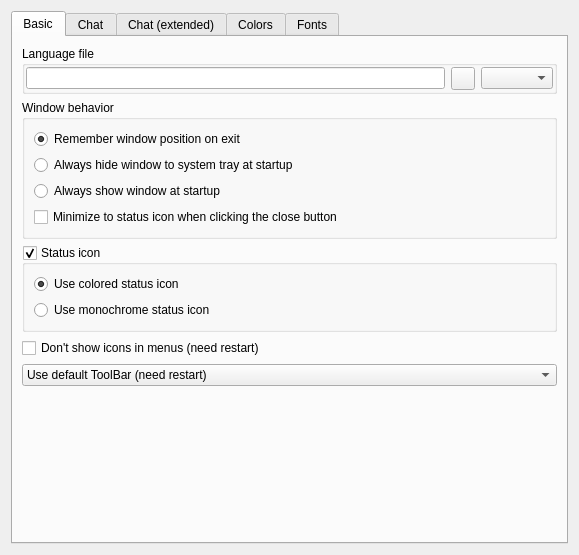
<?xml version="1.0" encoding="UTF-8"?>
<ui version="4.0">
 <class>UISettingsGUI</class>
 <widget class="QWidget" name="UISettingsGUI">
  <property name="geometry">
   <rect>
    <x>0</x>
    <y>0</y>
    <width>579</width>
    <height>555</height>
   </rect>
  </property>
  <property name="windowTitle">
   <string notr="true"/>
  </property>
  <layout class="QGridLayout" name="gridLayout">
   <item row="0" column="0">
    <widget class="QTabWidget" name="tabWidget">
     <property name="currentIndex">
      <number>0</number>
     </property>
     <widget class="QWidget" name="tab_2">
      <attribute name="title">
       <string>Basic</string>
      </attribute>
      <layout class="QVBoxLayout" name="verticalLayout_4">
       <item>
        <widget class="QGroupBox" name="groupBox_2">
         <property name="title">
          <string>Language file</string>
         </property>
         <layout class="QGridLayout" name="gridLayout_6">
          <property name="margin">
           <number>1</number>
          </property>
          <item row="0" column="0">
           <widget class="LineEdit" name="lineEdit_LANGFILE"/>
          </item>
          <item row="0" column="1">
           <widget class="QToolButton" name="toolButton_LANGBROWSE">
            <property name="text">
             <string/>
            </property>
           </widget>
          </item>
          <item row="0" column="2">
           <widget class="QComboBox" name="comboBox_LANGS"/>
          </item>
         </layout>
        </widget>
       </item>
       <item>
        <widget class="QGroupBox" name="groupBox_WINDOW">
         <property name="title">
          <string>Window behavior</string>
         </property>
         <layout class="QVBoxLayout" name="verticalLayout">
          <item>
           <widget class="QRadioButton" name="radioButton_REMEMBER">
            <property name="text">
             <string>Remember window position on exit</string>
            </property>
            <property name="checked">
             <bool>true</bool>
            </property>
           </widget>
          </item>
          <item>
           <widget class="QRadioButton" name="radioButton_HIDE">
            <property name="text">
             <string>Always hide window to system tray at startup</string>
            </property>
           </widget>
          </item>
          <item>
           <widget class="QRadioButton" name="radioButton_SHOW">
            <property name="text">
             <string>Always show window at startup</string>
            </property>
           </widget>
          </item>
          <item>
           <widget class="QCheckBox" name="checkBox_MINIMIZE_ON_CLOSE">
            <property name="text">
             <string>Minimize to status icon when clicking the close button</string>
            </property>
           </widget>
          </item>
         </layout>
        </widget>
       </item>
       <item>
        <widget class="QGroupBox" name="groupBox_TRAY">
         <property name="title">
          <string>Status icon</string>
         </property>
         <property name="checkable">
          <bool>true</bool>
         </property>
         <layout class="QVBoxLayout" name="verticalLayout_TRAY_ICON">
          <item>
           <widget class="QRadioButton" name="radioButton_TRAY_COLORED">
            <property name="text">
             <string>Use colored status icon</string>
            </property>
            <property name="checked">
             <bool>true</bool>
            </property>
           </widget>
          </item>
          <item>
           <widget class="QRadioButton" name="radioButton_TRAY_MONOCHROME">
            <property name="text">
             <string>Use monochrome status icon</string>
            </property>
           </widget>
          </item>
         </layout>
        </widget>
       </item>
       <item>
        <widget class="QCheckBox" name="checkBox_HIDE_ICONS_IN_MENU">
         <property name="text">
          <string>Don't show icons in menus (need restart)</string>
         </property>
        </widget>
       </item>
       <item>
        <widget class="QComboBox" name="comboBox_TABBAR">
         <item>
          <property name="text">
           <string>Use default ToolBar (need restart)</string>
          </property>
         </item>
         <item>
          <property name="text">
           <string>Use multi-line ToolBar (need restart)</string>
          </property>
         </item>
         <item>
          <property name="text">
           <string>Use SideBar instead of ToolBar (need restart)</string>
          </property>
         </item>
        </widget>
       </item>
       <item>
        <spacer name="verticalSpacer">
         <property name="orientation">
          <enum>Qt::Vertical</enum>
         </property>
         <property name="sizeHint" stdset="0">
          <size>
           <width>20</width>
           <height>40</height>
          </size>
         </property>
        </spacer>
       </item>
      </layout>
     </widget>
     <widget class="QWidget" name="tab">
      <attribute name="title">
       <string>Chat</string>
      </attribute>
      <layout class="QVBoxLayout" name="verticalLayout_2">
       <item>
        <widget class="QCheckBox" name="checkBox_CHATJOINS">
         <property name="text">
          <string>Show joins</string>
         </property>
        </widget>
       </item>
       <item>
        <widget class="QCheckBox" name="checkBox_JOINSFAV">
         <property name="enabled">
          <bool>false</bool>
         </property>
         <property name="text">
          <string>Show joins only for favorite users</string>
         </property>
        </widget>
       </item>
       <item>
        <widget class="QCheckBox" name="checkBox_CHATHIDDEN">
         <property name="text">
          <string>Show hidden users</string>
         </property>
        </widget>
       </item>
       <item>
        <widget class="QCheckBox" name="checkBox_IGNOREPMHUB">
         <property name="text">
          <string>Ignore private messages from Hub</string>
         </property>
        </widget>
       </item>
       <item>
        <widget class="QCheckBox" name="checkBox_IGNOREPMBOT">
         <property name="text">
          <string>Ignore private messages from Bot</string>
         </property>
        </widget>
       </item>
       <item>
        <widget class="QCheckBox" name="checkBox_REDIRECTPMBOT">
         <property name="text">
          <string>Redirect messages from Bot to the main chat</string>
         </property>
        </widget>
       </item>
       <item>
        <widget class="QCheckBox" name="checkBox_REDIRECT_UNREAD">
         <property name="text">
          <string>Redirect new personal messages to the main chat</string>
         </property>
        </widget>
       </item>
       <item>
        <widget class="QCheckBox" name="checkBox_KEEPFOCUS">
         <property name="text">
          <string>Do not change focus on new incoming private messages</string>
         </property>
         <property name="autoExclusive">
          <bool>false</bool>
         </property>
        </widget>
       </item>
       <item>
        <widget class="QCheckBox" name="checkBox_UNREADEN_DRAW_LINE">
         <property name="text">
          <string>Use separator for unread messages in the chat</string>
         </property>
        </widget>
       </item>
       <item>
        <widget class="QCheckBox" name="checkBox_ROTATING">
         <property name="text">
          <string>Filter kick-messages from the chat</string>
         </property>
        </widget>
       </item>
       <item>
        <widget class="QCheckBox" name="checkBox_USE_CTRL_ENTER">
         <property name="text">
          <string>Use Ctrl+Enter to send messages</string>
         </property>
         <property name="autoExclusive">
          <bool>false</bool>
         </property>
        </widget>
       </item>
       <item>
        <widget class="QCheckBox" name="checkBox_EMOT">
         <property name="text">
          <string>Enable emoticons</string>
         </property>
        </widget>
       </item>
       <item>
        <widget class="QCheckBox" name="checkBox_EMOTFORCE">
         <property name="toolTip">
          <string>If checked, you'll see emoticons even in the middle of words.
If unchecked, you'll see emoticons only if they are isolated
from other words by spaces.</string>
         </property>
         <property name="text">
          <string>Force emoticon parsing</string>
         </property>
        </widget>
       </item>
       <item>
        <widget class="QCheckBox" name="checkBox_SMILEPANEL">
         <property name="text">
          <string>Use emoticons panel</string>
         </property>
        </widget>
       </item>
       <item>
        <widget class="QCheckBox" name="checkBox_HIDESMILEPANEL">
         <property name="text">
          <string>Autohide emoticons panel</string>
         </property>
        </widget>
       </item>
       <item>
        <spacer name="verticalSpacer_2">
         <property name="orientation">
          <enum>Qt::Vertical</enum>
         </property>
         <property name="sizeHint" stdset="0">
          <size>
           <width>20</width>
           <height>40</height>
          </size>
         </property>
        </spacer>
       </item>
      </layout>
     </widget>
     <widget class="QWidget" name="tab_5">
      <attribute name="title">
       <string>Chat (extended)</string>
      </attribute>
      <layout class="QVBoxLayout" name="verticalLayout_5">
       <item>
        <layout class="QGridLayout" name="gridLayout_8">
         <item row="0" column="0">
          <widget class="QLabel" name="label_8">
           <property name="sizePolicy">
            <sizepolicy hsizetype="Expanding" vsizetype="Preferred">
             <horstretch>0</horstretch>
             <verstretch>0</verstretch>
            </sizepolicy>
           </property>
           <property name="text">
            <string>Double click action</string>
           </property>
           <property name="alignment">
            <set>Qt::AlignRight|Qt::AlignTrailing|Qt::AlignVCenter</set>
           </property>
           <property name="wordWrap">
            <bool>true</bool>
           </property>
          </widget>
         </item>
         <item row="0" column="1">
          <widget class="QComboBox" name="comboBox_DBL_CLICK">
           <item>
            <property name="text">
             <string>Insert nick into input widget</string>
            </property>
           </item>
           <item>
            <property name="text">
             <string>Get file list</string>
            </property>
           </item>
           <item>
            <property name="text">
             <string>Private message</string>
            </property>
           </item>
          </widget>
         </item>
         <item row="1" column="1">
          <widget class="QComboBox" name="comboBox_MDL_CLICK">
           <item>
            <property name="text">
             <string>Insert nick into input widget</string>
            </property>
           </item>
           <item>
            <property name="text">
             <string>Get file list</string>
            </property>
           </item>
           <item>
            <property name="text">
             <string>Private message</string>
            </property>
           </item>
          </widget>
         </item>
         <item row="3" column="0">
          <widget class="QLabel" name="label_10">
           <property name="sizePolicy">
            <sizepolicy hsizetype="Expanding" vsizetype="Preferred">
             <horstretch>0</horstretch>
             <verstretch>0</verstretch>
            </sizepolicy>
           </property>
           <property name="toolTip">
            <string>Show kibibyte (KiB) or kilobyte (KB), etc.</string>
           </property>
           <property name="text">
            <string>Application unit base</string>
           </property>
           <property name="alignment">
            <set>Qt::AlignRight|Qt::AlignTrailing|Qt::AlignVCenter</set>
           </property>
           <property name="wordWrap">
            <bool>true</bool>
           </property>
          </widget>
         </item>
         <item row="3" column="1">
          <widget class="QComboBox" name="comboBox_APP_UNIT_BASE">
           <property name="currentText" stdset="0">
            <string notr="true">IEC</string>
           </property>
           <item>
            <property name="text">
             <string notr="true">IEC</string>
            </property>
           </item>
           <item>
            <property name="text">
             <string notr="true">JEDEC</string>
            </property>
           </item>
           <item>
            <property name="text">
             <string>Metric</string>
            </property>
           </item>
          </widget>
         </item>
         <item row="4" column="0">
          <widget class="QLabel" name="label_11">
           <property name="sizePolicy">
            <sizepolicy hsizetype="Expanding" vsizetype="Preferred">
             <horstretch>0</horstretch>
             <verstretch>0</verstretch>
            </sizepolicy>
           </property>
           <property name="toolTip">
            <string>&lt;html&gt;&lt;head/&gt;&lt;body&gt;&lt;p&gt;These expressions may be used for the time:&lt;/p&gt;&lt;table border=&quot;0&quot; style=&quot; margin-top:0px; margin-bottom:0px; margin-left:0px; margin-right:0px;&quot; cellspacing=&quot;2&quot; cellpadding=&quot;0&quot;&gt;&lt;thead&gt;&lt;tr&gt;&lt;td&gt;&lt;p align=&quot;center&quot;&gt;&lt;span style=&quot; font-weight:600;&quot;&gt;Expression&lt;/span&gt;&lt;/p&gt;&lt;/td&gt;&lt;td&gt;&lt;p align=&quot;center&quot;&gt;&lt;span style=&quot; font-weight:600;&quot;&gt;Output&lt;/span&gt;&lt;/p&gt;&lt;/td&gt;&lt;/tr&gt;&lt;/thead&gt;&lt;tr&gt;&lt;td style=&quot; vertical-align:top;&quot;&gt;&lt;p&gt;h&lt;/p&gt;&lt;/td&gt;&lt;td style=&quot; vertical-align:top;&quot;&gt;&lt;p&gt;the hour without a leading zero (0 to 23 or 1 to 12 if AM/PM display)&lt;/p&gt;&lt;/td&gt;&lt;/tr&gt;&lt;tr&gt;&lt;td style=&quot; vertical-align:top;&quot;&gt;&lt;p&gt;hh&lt;/p&gt;&lt;/td&gt;&lt;td style=&quot; vertical-align:top;&quot;&gt;&lt;p&gt;the hour with a leading zero (00 to 23 or 01 to 12 if AM/PM display)&lt;/p&gt;&lt;/td&gt;&lt;/tr&gt;&lt;tr&gt;&lt;td style=&quot; vertical-align:top;&quot;&gt;&lt;p&gt;H&lt;/p&gt;&lt;/td&gt;&lt;td style=&quot; vertical-align:top;&quot;&gt;&lt;p&gt;the hour without a leading zero (0 to 23, even with AM/PM display)&lt;/p&gt;&lt;/td&gt;&lt;/tr&gt;&lt;tr&gt;&lt;td style=&quot; vertical-align:top;&quot;&gt;&lt;p&gt;HH&lt;/p&gt;&lt;/td&gt;&lt;td style=&quot; vertical-align:top;&quot;&gt;&lt;p&gt;the hour with a leading zero (00 to 23, even with AM/PM display)&lt;/p&gt;&lt;/td&gt;&lt;/tr&gt;&lt;tr&gt;&lt;td style=&quot; vertical-align:top;&quot;&gt;&lt;p&gt;m&lt;/p&gt;&lt;/td&gt;&lt;td style=&quot; vertical-align:top;&quot;&gt;&lt;p&gt;the minute without a leading zero (0 to 59)&lt;/p&gt;&lt;/td&gt;&lt;/tr&gt;&lt;tr&gt;&lt;td style=&quot; vertical-align:top;&quot;&gt;&lt;p&gt;mm&lt;/p&gt;&lt;/td&gt;&lt;td style=&quot; vertical-align:top;&quot;&gt;&lt;p&gt;the minute with a leading zero (00 to 59)&lt;/p&gt;&lt;/td&gt;&lt;/tr&gt;&lt;tr&gt;&lt;td style=&quot; vertical-align:top;&quot;&gt;&lt;p&gt;s&lt;/p&gt;&lt;/td&gt;&lt;td style=&quot; vertical-align:top;&quot;&gt;&lt;p&gt;the second without a leading zero (0 to 59)&lt;/p&gt;&lt;/td&gt;&lt;/tr&gt;&lt;tr&gt;&lt;td style=&quot; vertical-align:top;&quot;&gt;&lt;p&gt;ss&lt;/p&gt;&lt;/td&gt;&lt;td style=&quot; vertical-align:top;&quot;&gt;&lt;p&gt;the second with a leading zero (00 to 59)&lt;/p&gt;&lt;/td&gt;&lt;/tr&gt;&lt;tr&gt;&lt;td style=&quot; vertical-align:top;&quot;&gt;&lt;p&gt;z&lt;/p&gt;&lt;/td&gt;&lt;td style=&quot; vertical-align:top;&quot;&gt;&lt;p&gt;the milliseconds without leading zeroes (0 to 999)&lt;/p&gt;&lt;/td&gt;&lt;/tr&gt;&lt;tr&gt;&lt;td style=&quot; vertical-align:top;&quot;&gt;&lt;p&gt;zzz&lt;/p&gt;&lt;/td&gt;&lt;td style=&quot; vertical-align:top;&quot;&gt;&lt;p&gt;the milliseconds with leading zeroes (000 to 999)&lt;/p&gt;&lt;/td&gt;&lt;/tr&gt;&lt;tr&gt;&lt;td style=&quot; vertical-align:top;&quot;&gt;&lt;p&gt;AP or A&lt;/p&gt;&lt;/td&gt;&lt;td style=&quot; vertical-align:top;&quot;&gt;&lt;p&gt;use AM/PM display. &lt;span style=&quot; font-style:italic;&quot;&gt;A/AP&lt;/span&gt; will be replaced by either &amp;quot;AM&amp;quot; or &amp;quot;PM&amp;quot;.&lt;/p&gt;&lt;/td&gt;&lt;/tr&gt;&lt;tr&gt;&lt;td style=&quot; vertical-align:top;&quot;&gt;&lt;p&gt;ap or a&lt;/p&gt;&lt;/td&gt;&lt;td style=&quot; vertical-align:top;&quot;&gt;&lt;p&gt;use am/pm display. &lt;span style=&quot; font-style:italic;&quot;&gt;a/ap&lt;/span&gt; will be replaced by either &amp;quot;am&amp;quot; or &amp;quot;pm&amp;quot;.&lt;/p&gt;&lt;/td&gt;&lt;/tr&gt;&lt;tr&gt;&lt;td style=&quot; vertical-align:top;&quot;&gt;&lt;p&gt;t&lt;/p&gt;&lt;/td&gt;&lt;td style=&quot; vertical-align:top;&quot;&gt;&lt;p&gt;the timezone (for example &amp;quot;CEST&amp;quot;)&lt;/p&gt;&lt;/td&gt;&lt;/tr&gt;&lt;/table&gt;&lt;/body&gt;&lt;/html&gt;</string>
           </property>
           <property name="text">
            <string>Timestamp</string>
           </property>
           <property name="alignment">
            <set>Qt::AlignRight|Qt::AlignTrailing|Qt::AlignVCenter</set>
           </property>
           <property name="wordWrap">
            <bool>true</bool>
           </property>
          </widget>
         </item>
         <item row="1" column="0">
          <widget class="QLabel" name="label_9">
           <property name="sizePolicy">
            <sizepolicy hsizetype="Expanding" vsizetype="Preferred">
             <horstretch>0</horstretch>
             <verstretch>0</verstretch>
            </sizepolicy>
           </property>
           <property name="text">
            <string>Middle click action</string>
           </property>
           <property name="alignment">
            <set>Qt::AlignRight|Qt::AlignTrailing|Qt::AlignVCenter</set>
           </property>
           <property name="wordWrap">
            <bool>true</bool>
           </property>
          </widget>
         </item>
         <item row="2" column="0">
          <widget class="QLabel" name="label_12">
           <property name="sizePolicy">
            <sizepolicy hsizetype="Expanding" vsizetype="Preferred">
             <horstretch>0</horstretch>
             <verstretch>0</verstretch>
            </sizepolicy>
           </property>
           <property name="text">
            <string>Default action with magnet</string>
           </property>
           <property name="alignment">
            <set>Qt::AlignRight|Qt::AlignTrailing|Qt::AlignVCenter</set>
           </property>
           <property name="wordWrap">
            <bool>true</bool>
           </property>
          </widget>
         </item>
         <item row="2" column="1">
          <widget class="QComboBox" name="comboBox_DEF_MAGNET_ACTION">
           <item>
            <property name="text">
             <string>Ask</string>
            </property>
           </item>
           <item>
            <property name="text">
             <string>Search</string>
            </property>
           </item>
           <item>
            <property name="text">
             <string>Download</string>
            </property>
           </item>
          </widget>
         </item>
         <item row="4" column="1">
          <widget class="QLineEdit" name="lineEdit_TIMESTAMP">
           <property name="text">
            <string notr="true">hh:mm:ss</string>
           </property>
          </widget>
         </item>
        </layout>
       </item>
       <item>
        <layout class="QGridLayout" name="gridLayout_2">
         <item row="1" column="0">
          <widget class="QLabel" name="label">
           <property name="sizePolicy">
            <sizepolicy hsizetype="Expanding" vsizetype="Preferred">
             <horstretch>0</horstretch>
             <verstretch>0</verstretch>
            </sizepolicy>
           </property>
           <property name="text">
            <string>Remember outgoing messages (0 = don't remember)</string>
           </property>
           <property name="alignment">
            <set>Qt::AlignRight|Qt::AlignTrailing|Qt::AlignVCenter</set>
           </property>
           <property name="wordWrap">
            <bool>true</bool>
           </property>
          </widget>
         </item>
         <item row="1" column="1">
          <widget class="QSpinBox" name="spinBox_OUT_IN_HIST">
           <property name="maximum">
            <number>500</number>
           </property>
           <property name="value">
            <number>50</number>
           </property>
          </widget>
         </item>
         <item row="2" column="0">
          <widget class="QLabel" name="label_6">
           <property name="sizePolicy">
            <sizepolicy hsizetype="Expanding" vsizetype="Preferred">
             <horstretch>0</horstretch>
             <verstretch>0</verstretch>
            </sizepolicy>
           </property>
           <property name="text">
            <string>Maximum paragraphs</string>
           </property>
           <property name="alignment">
            <set>Qt::AlignRight|Qt::AlignTrailing|Qt::AlignVCenter</set>
           </property>
           <property name="wordWrap">
            <bool>true</bool>
           </property>
          </widget>
         </item>
         <item row="2" column="1">
          <widget class="QSpinBox" name="spinBox_PARAGRAPHS">
           <property name="maximum">
            <number>1000000</number>
           </property>
          </widget>
         </item>
         <item row="3" column="0">
          <widget class="QLabel" name="label_7">
           <property name="sizePolicy">
            <sizepolicy hsizetype="Expanding" vsizetype="Preferred">
             <horstretch>0</horstretch>
             <verstretch>0</verstretch>
            </sizepolicy>
           </property>
           <property name="text">
            <string>Separator in chat</string>
           </property>
           <property name="alignment">
            <set>Qt::AlignRight|Qt::AlignTrailing|Qt::AlignVCenter</set>
           </property>
           <property name="wordWrap">
            <bool>true</bool>
           </property>
          </widget>
         </item>
         <item row="3" column="1">
          <widget class="QComboBox" name="comboBox_CHAT_SEPARATOR">
           <item>
            <property name="text">
             <string notr="true">:</string>
            </property>
           </item>
           <item>
            <property name="text">
             <string notr="true">,</string>
            </property>
           </item>
          </widget>
         </item>
        </layout>
       </item>
       <item>
        <widget class="QCheckBox" name="checkBox_HIGHLIGHTFAVS">
         <property name="text">
          <string>Highlight favorite users in user list</string>
         </property>
        </widget>
       </item>
       <item>
        <widget class="QCheckBox" name="checkBox_CHAT_SHOW_IP">
         <property name="toolTip">
          <string>Depending on hub configuration: information about
them is usually available only to operators</string>
         </property>
         <property name="text">
          <string>Show ip-addresses of users in chat</string>
         </property>
        </widget>
       </item>
       <item>
        <widget class="QCheckBox" name="checkBox_CHAT_SHOW_CC">
         <property name="text">
          <string>Show country of users in chat</string>
         </property>
        </widget>
       </item>
       <item>
        <widget class="QCheckBox" name="checkBox_BB_CODE">
         <property name="text">
          <string>Parse BBCode</string>
         </property>
        </widget>
       </item>
       <item>
        <spacer name="verticalSpacer_4">
         <property name="orientation">
          <enum>Qt::Vertical</enum>
         </property>
         <property name="sizeHint" stdset="0">
          <size>
           <width>20</width>
           <height>118</height>
          </size>
         </property>
        </spacer>
       </item>
      </layout>
     </widget>
     <widget class="QWidget" name="tab_3">
      <attribute name="title">
       <string>Colors</string>
      </attribute>
      <layout class="QVBoxLayout" name="verticalLayout_3">
       <item>
        <widget class="QGroupBox" name="groupBox">
         <property name="title">
          <string>Text colors in chat</string>
         </property>
         <layout class="QGridLayout" name="gridLayout_3">
          <property name="margin">
           <number>1</number>
          </property>
          <item row="0" column="0">
           <widget class="QListWidget" name="listWidget_CHATCOLOR">
            <property name="minimumSize">
             <size>
              <width>0</width>
              <height>35</height>
             </size>
            </property>
           </widget>
          </item>
         </layout>
        </widget>
       </item>
       <item>
        <widget class="QGroupBox" name="groupBox_5">
         <property name="title">
          <string>Highlighting of search results in the chat</string>
         </property>
         <layout class="QHBoxLayout" name="horizontalLayout_2">
          <property name="margin">
           <number>1</number>
          </property>
          <item>
           <widget class="QLabel" name="label_4">
            <property name="text">
             <string>Color</string>
            </property>
            <property name="wordWrap">
             <bool>true</bool>
            </property>
           </widget>
          </item>
          <item>
           <widget class="QToolButton" name="toolButton_H_COLOR">
            <property name="toolTip">
             <string/>
            </property>
            <property name="text">
             <string/>
            </property>
           </widget>
          </item>
          <item>
           <widget class="QLabel" name="label_5">
            <property name="text">
             <string>Transparency</string>
            </property>
            <property name="wordWrap">
             <bool>true</bool>
            </property>
           </widget>
          </item>
          <item>
           <widget class="QSlider" name="horizontalSlider_H_COLOR">
            <property name="toolTip">
             <string/>
            </property>
            <property name="maximum">
             <number>255</number>
            </property>
            <property name="value">
             <number>127</number>
            </property>
            <property name="orientation">
             <enum>Qt::Horizontal</enum>
            </property>
           </widget>
          </item>
         </layout>
        </widget>
       </item>
       <item>
        <widget class="QGroupBox" name="groupBox_6">
         <property name="title">
          <string>Highlighting of already shared files</string>
         </property>
         <layout class="QGridLayout" name="gridLayout_9">
          <property name="margin">
           <number>1</number>
          </property>
          <item row="0" column="0">
           <widget class="QLabel" name="label_14">
            <property name="text">
             <string>Color</string>
            </property>
            <property name="wordWrap">
             <bool>true</bool>
            </property>
           </widget>
          </item>
          <item row="0" column="1">
           <widget class="QToolButton" name="toolButton_SHAREDFILES">
            <property name="text">
             <string/>
            </property>
           </widget>
          </item>
          <item row="0" column="2">
           <widget class="QLabel" name="label_15">
            <property name="text">
             <string>Transparency</string>
            </property>
           </widget>
          </item>
          <item row="0" column="3">
           <widget class="QSlider" name="horizontalSlider_SHAREDFILES">
            <property name="maximum">
             <number>255</number>
            </property>
            <property name="value">
             <number>127</number>
            </property>
            <property name="orientation">
             <enum>Qt::Horizontal</enum>
            </property>
           </widget>
          </item>
         </layout>
        </widget>
       </item>
       <item>
        <widget class="QGroupBox" name="groupBox_7">
         <property name="sizePolicy">
          <sizepolicy hsizetype="Preferred" vsizetype="Expanding">
           <horstretch>0</horstretch>
           <verstretch>0</verstretch>
          </sizepolicy>
         </property>
         <property name="title">
          <string>Transfer colors</string>
         </property>
         <layout class="QGridLayout" name="gridLayout_10">
          <property name="margin">
           <number>1</number>
          </property>
          <item row="0" column="1">
           <widget class="QToolButton" name="toolButton_DOWNLOADSCLR">
            <property name="text">
             <string/>
            </property>
           </widget>
          </item>
          <item row="0" column="0">
           <widget class="QLabel" name="label_16">
            <property name="text">
             <string>Download</string>
            </property>
           </widget>
          </item>
          <item row="0" column="2">
           <widget class="QLabel" name="label_17">
            <property name="text">
             <string>Upload</string>
            </property>
           </widget>
          </item>
          <item row="0" column="3">
           <widget class="QToolButton" name="toolButton_UPLOADSCLR">
            <property name="text">
             <string/>
            </property>
           </widget>
          </item>
          <item row="0" column="4">
           <spacer name="horizontalSpacer_2">
            <property name="orientation">
             <enum>Qt::Horizontal</enum>
            </property>
            <property name="sizeHint" stdset="0">
             <size>
              <width>40</width>
              <height>20</height>
             </size>
            </property>
           </spacer>
          </item>
          <item row="0" column="5">
           <widget class="QPushButton" name="pushButton_RESET">
            <property name="text">
             <string>Reset</string>
            </property>
           </widget>
          </item>
         </layout>
        </widget>
       </item>
       <item>
        <layout class="QHBoxLayout" name="horizontalLayout_3">
         <item>
          <widget class="QCheckBox" name="checkBox_CHAT_BACKGROUND_COLOR">
           <property name="text">
            <string>Change background color in the chat</string>
           </property>
          </widget>
         </item>
         <item>
          <widget class="QToolButton" name="toolButton_CHAT_BACKGROUND_COLOR">
           <property name="text">
            <string/>
           </property>
          </widget>
         </item>
         <item>
          <spacer name="horizontalSpacer">
           <property name="orientation">
            <enum>Qt::Horizontal</enum>
           </property>
           <property name="sizeHint" stdset="0">
            <size>
             <width>40</width>
             <height>20</height>
            </size>
           </property>
          </spacer>
         </item>
        </layout>
       </item>
       <item>
        <spacer name="verticalSpacer_3">
         <property name="orientation">
          <enum>Qt::Vertical</enum>
         </property>
         <property name="sizeHint" stdset="0">
          <size>
           <width>20</width>
           <height>8</height>
          </size>
         </property>
        </spacer>
       </item>
      </layout>
     </widget>
     <widget class="QWidget" name="tab_4">
      <attribute name="title">
       <string>Fonts</string>
      </attribute>
      <layout class="QGridLayout" name="gridLayout_4">
       <item row="0" column="0">
        <widget class="QTableView" name="tableView"/>
       </item>
      </layout>
     </widget>
    </widget>
   </item>
  </layout>
 </widget>
 <customwidgets>
  <customwidget>
   <class>LineEdit</class>
   <extends>QLineEdit</extends>
   <header>LineEdit.h</header>
  </customwidget>
 </customwidgets>
 <resources/>
 <connections>
  <connection>
   <sender>checkBox_CHATJOINS</sender>
   <signal>toggled(bool)</signal>
   <receiver>checkBox_JOINSFAV</receiver>
   <slot>setEnabled(bool)</slot>
   <hints>
    <hint type="sourcelabel">
     <x>82</x>
     <y>94</y>
    </hint>
    <hint type="destinationlabel">
     <x>80</x>
     <y>115</y>
    </hint>
   </hints>
  </connection>
  <connection>
   <sender>checkBox_EMOT</sender>
   <signal>toggled(bool)</signal>
   <receiver>checkBox_EMOTFORCE</receiver>
   <slot>setEnabled(bool)</slot>
   <hints>
    <hint type="sourcelabel">
     <x>280</x>
     <y>295</y>
    </hint>
    <hint type="destinationlabel">
     <x>280</x>
     <y>320</y>
    </hint>
   </hints>
  </connection>
  <connection>
   <sender>checkBox_SMILEPANEL</sender>
   <signal>toggled(bool)</signal>
   <receiver>checkBox_HIDESMILEPANEL</receiver>
   <slot>setEnabled(bool)</slot>
   <hints>
    <hint type="sourcelabel">
     <x>280</x>
     <y>345</y>
    </hint>
    <hint type="destinationlabel">
     <x>280</x>
     <y>370</y>
    </hint>
   </hints>
  </connection>
  <connection>
   <sender>checkBox_CHAT_BACKGROUND_COLOR</sender>
   <signal>toggled(bool)</signal>
   <receiver>toolButton_CHAT_BACKGROUND_COLOR</receiver>
   <slot>setEnabled(bool)</slot>
   <hints>
    <hint type="sourcelabel">
     <x>145</x>
     <y>369</y>
    </hint>
    <hint type="destinationlabel">
     <x>293</x>
     <y>369</y>
    </hint>
   </hints>
  </connection>
 </connections>
</ui>
